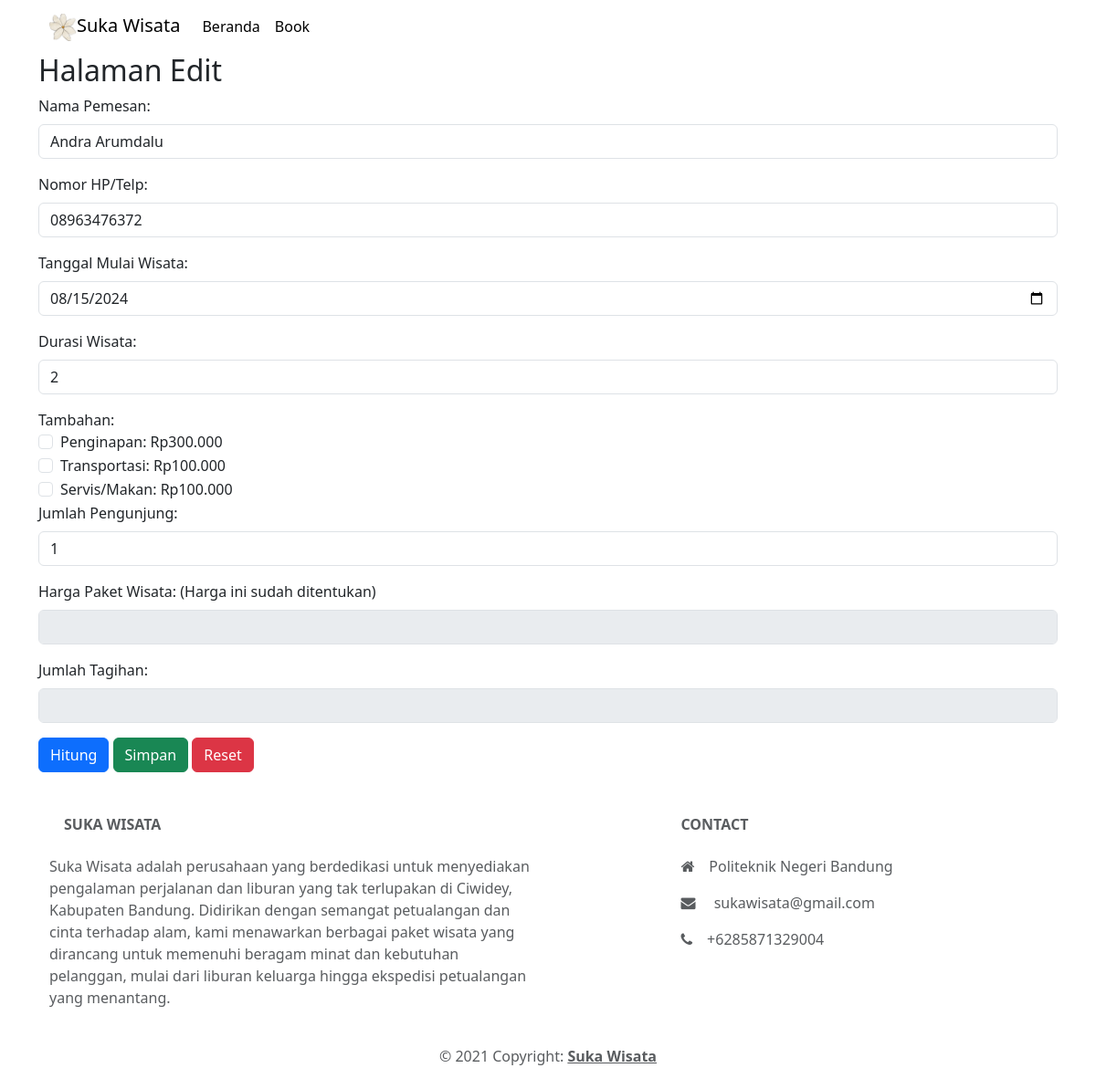
The page /admin/edit.php?id=37 on the database its author committed.
### tables this page shows
CREATE TABLE `pesanan` (
  `id_pesanan` int(11) NOT NULL,
  `nama_pemesan` varchar(125) NOT NULL,
  `nomor_hp` varchar(12) NOT NULL,
  `tanggal_mula_wisata` date NOT NULL,
  `tanggal_pesanan` timestamp NOT NULL DEFAULT current_timestamp() ON UPDATE current_timestamp(),
  `durasi_wisata` int(11) NOT NULL,
  `id_paket_wisata` int(11) NOT NULL,
  `layanan_penginapan` varchar(1) NOT NULL,
  `layanan_transportasi` varchar(1) NOT NULL,
  `layanan_makanan` varchar(1) NOT NULL,
  `jumlah_peserta` int(11) NOT NULL,
  `harga_paket` decimal(10,2) NOT NULL,
  `jumlah_tagihan` decimal(10,2) NOT NULL
);

### admin/edit.php (the view, shortened to what this page needs)
<?php include("../layout/navbar.php");?>
<?php
$id = $_GET['id'];
$sql = "SELECT * FROM pesanan WHERE id_pesanan=$id";
$query = mysqli_query($db, $sql);
$pesanan = mysqli_fetch_assoc($query);
?>
<h2>Halaman Edit</h2>
<form action="data-edit.php" method="POST">
    <div class="mb-3">
        <label for="exampleFormControlInput1" class="form-label">Nama Pemesan: </label>
        <input type="text" class="form-control" id="exampleFormControlInput1" name="nama" value="<?php echo $pesanan['nama_pemesan']?>">
    </div>
    <div class="mb-3">
        <label for="exampleFormControlInput1" class="form-label">Nomor HP/Telp: </label>
        <input type="text" inputMode="numeric" class="form-control" id="exampleFormControlInput1" name="nomor" value="<?php echo $pesanan['nomor_hp']?>">
    </div>
    <div class="mb-3">
        <label for="exampleFormControlInput1" class="form-label">Tanggal Mulai Wisata: </label>
        <input type="date" class="form-control" id="exampleFormControlInput1" name="tanggal" value="<?php echo $pesanan['tanggal_mula_wisata']?>">
    </div>
    <div class="mb-3">
        <label for="exampleFormControlInput1" class="form-label">Durasi Wisata: </label>
        <input type="text" input="numeric" class="form-control" id="exampleFormControlInput1" name="durasi" value="<?php echo $pesanan['durasi_wisata']?>">
    </div>
    <label class="form-check-label" for="flexCheckDefault">
        Tambahan:
    </label>
    <div class="form-check">
        <input class="form-check-input" type="checkbox" value="Y" id="flexCheckDefault" name="penginapan" value="<?php echo $pesanan['layanan_penginapan']?>">
        <label class="form-check-label" for="flexCheckDefault">
            Penginapan: Rp300.000
        </label>
    </div>
    <div class="form-check">
        <input class="form-check-input" type="checkbox" value="Y" id="flexCheckDefault" name="transport" value="<?php echo $pesanan['layanan_transportasi']?>">
        <label class="form-check-label" for="flexCheckDefault">
            Transportasi: Rp100.000
        </label>
    </div>
    <div class="form-check">
        <input class="form-check-input" type="checkbox" value="Y" id="flexCheckDefault" name="servis" value="<?php echo $pesanan['layanan_makanan']?>">
        <label class="form-check-label" for="flexCheckDefault">
            Servis/Makan: Rp100.000
        </label>
    </div>
    <div class="mb-3">
        <label for="exampleFormControlInput1" class="form-label">Jumlah Pengunjung: </label>
        <input type="text" inputMode="numeric" class="form-control" id="exampleFormControlInput1" name="jumlah_peserta" value="<?php echo $pesanan['jumlah_peserta']?>">
    </div>
    <div class="mb-3">
        <label for="exampleFormControlInput1" class="form-label">Harga Paket Wisata: (Harga ini sudah
            ditentukan)</label>
        <input type="text" class="form-control" id="exampleFormControlInput1" name="harga_paket" disabled>
    </div>
    <div class="mb-3">
        <label for="exampleFormControlInput1" class="form-label">Jumlah Tagihan: </label>
        <input type="text" class="form-control" disabled>
    </div>
    <button type="submit" class="btn btn-primary" name="hitung" id="hitung">Hitung</button>
    <button type="submit" class="btn btn-success" name="simpan">Simpan</button>
    <button type="submit" class="btn btn-danger">Reset</button>
</form>
<?php include("../layout/footer.php");?>

### rows shown on the page
pesanan: nama "Andra Arumdalu", nomor "08963476372", tanggal "08/15/2024", durasi "2", jumlah_peserta "1"
